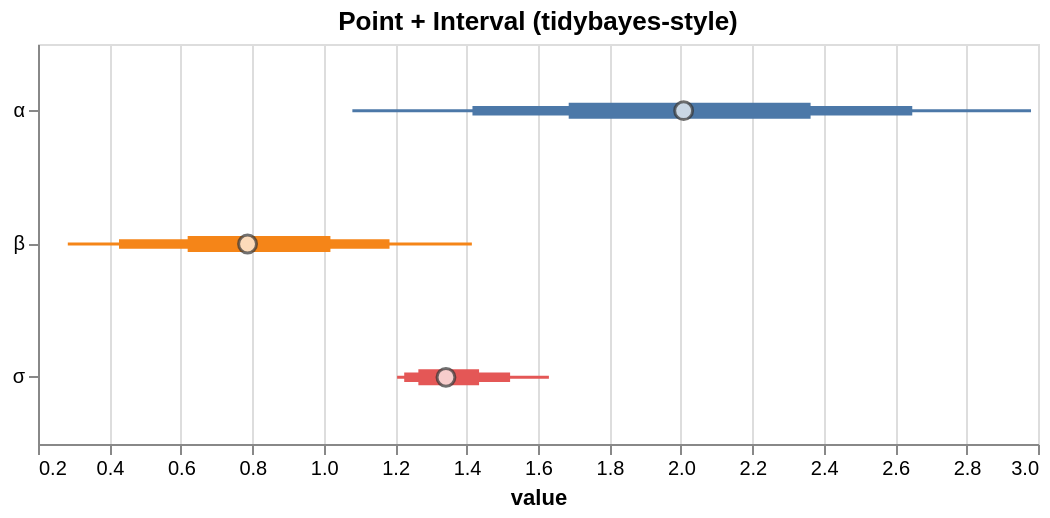

The Vega-Lite source for this figure:
### Vega-Lite specification from a JSON file in a GitHub repository (floating-point values rounded to 4 significant figures)
{"$schema": "https://vega.github.io/schema/vega-lite/v5.json", "config": {"axis": {"labelLimit": 0}, "header": {"labelLimit": 0}, "legend": {"labelLimit": 0}}, "data": {"values": [{"__point__": 1.342, "hi_0_5_": 1.435, "hi_0_8_": 1.522, "hi_0_95_": 1.631, "lo_0_5_": 1.265, "lo_0_8_": 1.225, "lo_0_95_": 1.205, "parameter": "σ"}, {"__point__": 2.008, "hi_0_5_": 2.363, "hi_0_8_": 2.648, "hi_0_95_": 2.98, "lo_0_5_": 1.686, "lo_0_8_": 1.416, "lo_0_95_": 1.08, "parameter": "α"}, {"__point__": 0.7867, "hi_0_5_": 1.019, "hi_0_8_": 1.184, "hi_0_95_": 1.415, "lo_0_5_": 0.6191, "lo_0_8_": 0.4268, "lo_0_95_": 0.2834, "parameter": "β"}]}, "height": 200, "layer": [{"encoding": {"color": {"field": "parameter", "legend": null, "type": "nominal"}, "tooltip": [{"field": "__point__", "title": "value (estimate)", "type": "quantitative"}, {"field": "parameter", "type": "nominal"}, {"field": "lo_0_95_", "title": "95% lo", "type": "quantitative"}, {"field": "hi_0_95_", "title": "95% hi", "type": "quantitative"}], "x": {"field": "lo_0_95_", "scale": {"zero": false}, "title": "value", "type": "quantitative"}, "x2": {"field": "hi_0_95_"}, "y": {"axis": {"title": null}, "field": "parameter", "type": "nominal"}}, "mark": {"strokeWidth": 1.5, "type": "rule"}, "params": [{"bind": "scales", "name": "grid", "select": {"encodings": ["x"], "type": "interval"}}]}, {"encoding": {"color": {"field": "parameter", "legend": null, "type": "nominal"}, "tooltip": [{"field": "__point__", "title": "value (estimate)", "type": "quantitative"}, {"field": "parameter", "type": "nominal"}, {"field": "lo_0_95_", "title": "95% lo", "type": "quantitative"}, {"field": "hi_0_95_", "title": "95% hi", "type": "quantitative"}], "x": {"field": "lo_0_8_", "scale": {"zero": false}, "title": "value", "type": "quantitative"}, "x2": {"field": "hi_0_8_"}, "y": {"axis": {"title": null}, "field": "parameter", "type": "nominal"}}, "mark": {"strokeWidth": 4.75, "type": "rule"}}, {"encoding": {"color": {"field": "parameter", "legend": null, "type": "nominal"}, "tooltip": [{"field": "__point__", "title": "value (estimate)", "type": "quantitative"}, {"field": "parameter", "type": "nominal"}, {"field": "lo_0_95_", "title": "95% lo", "type": "quantitative"}, {"field": "hi_0_95_", "title": "95% hi", "type": "quantitative"}], "x": {"field": "lo_0_5_", "scale": {"zero": false}, "title": "value", "type": "quantitative"}, "x2": {"field": "hi_0_5_"}, "y": {"axis": {"title": null}, "field": "parameter", "type": "nominal"}}, "mark": {"strokeWidth": 8.0, "type": "rule"}}, {"encoding": {"tooltip": [{"field": "__point__", "title": "value (estimate)", "type": "quantitative"}, {"field": "parameter", "type": "nominal"}, {"field": "lo_0_95_", "title": "95% lo", "type": "quantitative"}, {"field": "hi_0_95_", "title": "95% hi", "type": "quantitative"}], "x": {"field": "__point__", "scale": {"zero": false}, "type": "quantitative"}, "y": {"field": "parameter", "type": "nominal"}}, "mark": {"color": "white", "filled": true, "size": 80, "stroke": "#333", "strokeWidth": 1.5, "type": "point"}}], "title": "Point + Interval (tidybayes-style)", "width": 500}
